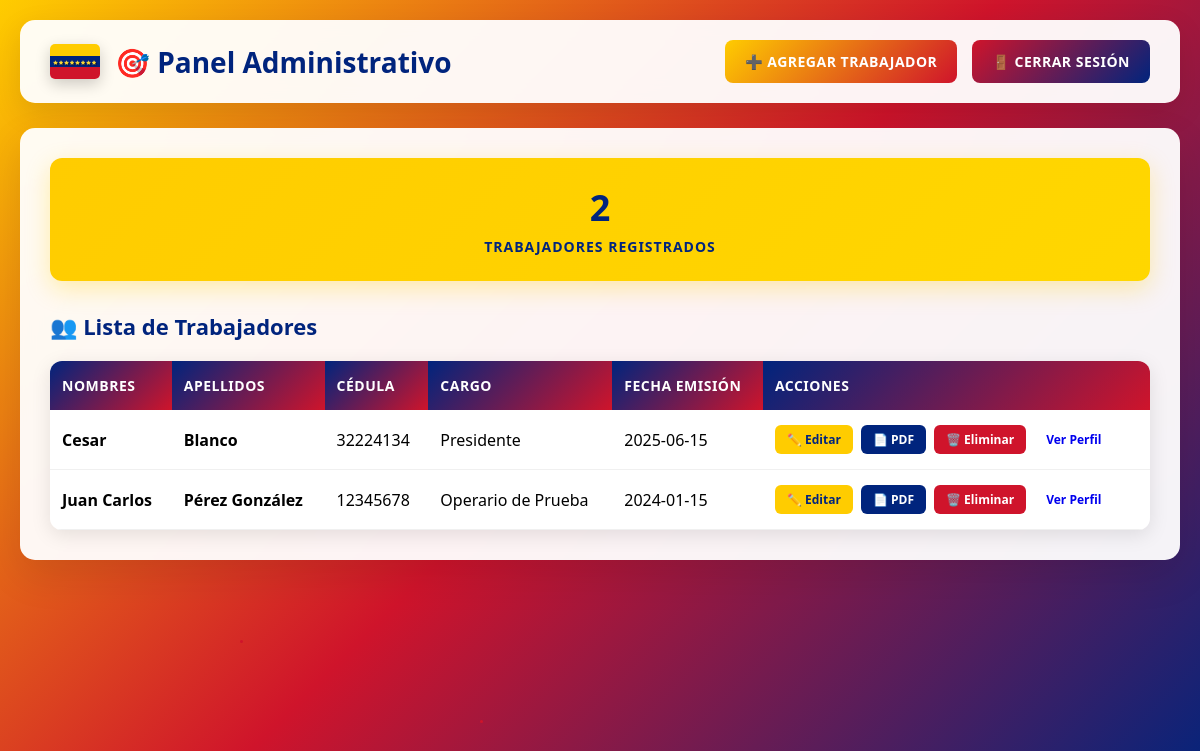
Screenshot of /admin/dashboard (signed in) with the database file from the repository.
### tables this page shows
CREATE TABLE personas
             (id TEXT PRIMARY KEY, nombres TEXT, apellidos TEXT, cedula TEXT, fecha_emision TEXT, cargo TEXT);

### app.py (the view)
@app.route('/admin/dashboard')
@login_required
def admin_dashboard():
    conn = get_db_connection()
    personas = conn.execute("SELECT * FROM personas ORDER BY apellidos, nombres").fetchall()
    conn.close()
    return render_template('admin_dashboard.html', personas=personas)

### app.py (called while the page is built)
def get_db_connection():
    conn = sqlite3.connect('personas.db')
    conn.row_factory = sqlite3.Row  # Para acceder por nombre de columna
    return conn

def login_required(f):
    @wraps(f)
    def decorated_function(*args, **kwargs):
        if 'logged_in' not in session:
            flash('Debes iniciar sesión para acceder al panel administrativo', 'error')
            return redirect(url_for('admin_login'))
        return f(*args, **kwargs)
    return decorated_function

### templates/admin_dashboard.html (shortened to what this page needs)
<!DOCTYPE html>
<html lang="es">
<head>
</head>
<body>
    <div class="floating-particles">
        <div class="particle"></div>
        <div class="particle"></div>
    </div>
    <div class="header">
        <div class="header-left">
            <div class="venezuela-flag"></div>
            <h1>🎯 Panel Administrativo</h1>
        </div>
        <div class="header-right">
            <a href="{{ url_for('agregar_persona') }}" class="btn btn-primary">
                ➕ Agregar Trabajador
            </a>
            <a href="{{ url_for('admin_logout') }}" class="btn btn-danger">
                🚪 Cerrar Sesión
            </a>
        </div>
    </div>
    <div class="container">
        <div class="stats">
            <div class="stat-card">
                <div class="stat-number">{{ personas|length }}</div>
                <div class="stat-label">Trabajadores Registrados</div>
            </div>
        </div>
        <h2 class="section-title">
            👥 Lista de Trabajadores
        </h2>
        {% if personas %}
            <div class="table-container">
                <table>
                    <thead>
                        <tr>
                            <th>Nombres</th>
                            <th>Apellidos</th>
                            <th>Cédula</th>
                            <th>Cargo</th>
                            <th>Fecha Emisión</th>
                            <th>Acciones</th>
                        </tr>
                    </thead>
                    <tbody>
                        {% for persona in personas %}
                        <tr>
                            <td><strong>{{ persona[1] }}</strong></td>
                            <td><strong>{{ persona[2] }}</strong></td>
                            <td>{{ persona[3] }}</td>
                            <td>{{ persona[5] }}</td>
                            <td>{{ persona[4] }}</td>
                            <td>
                                <div class="actions">
                                    <a href="{{ url_for('editar_persona', persona_id=persona[0]) }}"
                                       class="btn-sm btn-edit">
                                        ✏️ Editar
                                    </a>
                                    <a href="{{ url_for('generar_pdf', persona_id=persona[0]) }}"
                                       class="btn-sm btn-pdf">
                                        📄 PDF
                                    </a>
                                    <a href="{{ url_for('eliminar_persona', persona_id=persona[0]) }}"
                                       class="btn-sm btn-delete"
                                       onclick="return confirm('¿Estás seguro de eliminar este trabajador?')">
                                        🗑️ Eliminar
                                    </a>
                                   <a href="{{ url_for('admin_ver_perfil', persona_id=persona[0]) }}" class="btn-sm btn-info">Ver Perfil</a>
                                </div>
                            </td>
                        </tr>
                        {% endfor %}
                    </tbody>
                </table>
            </div>
        {% endif %}
    </div>
</body>
</html>

### templates/admin_dashboard.html (style rules this page uses)
* { margin: 0; padding: 0; box-sizing: border-box; }
body { font-family: 'Segoe UI', Tahoma, Geneva, Verdana, sans-serif; background: linear-gradient(135deg, #FFCC00 0%, #CF142B 50%, #00247D 100%); min-height: 100vh; padding: 20px; }
.header { background: rgba(255, 255, 255, 0.95); backdrop-filter: blur(10px); padding: 20px 30px; border-radius: 15px; margin-bottom: 25px; box-shadow: 0 10px 30px rgba(0, 0, 0, 0.1); display: flex; justify-content: space-between; align-items: center; flex-wrap: wrap; gap: 15px; }
.header-left { display: flex; align-items: center; gap: 15px; }
.venezuela-flag { width: 50px; height: 35px; border-radius: 5px; background: linear-gradient(to bottom, #FFCC00 0%, #FFCC00 33.33%, #00247D 33.33%, #00247D 66.66%, #CF142B 66.66%, #CF142B 100%); box-shadow: 0 5px 15px rgba(0, 0, 0, 0.2); position: relative; }
.venezuela-flag::after { content: '⭐⭐⭐⭐⭐⭐⭐⭐'; position: absolute; top: 50%; left: 50%; transform: translate(-50%, -50%); color: white; font-size: 4px; letter-spacing: 0.5px; text-shadow: 1px 1px 1px rgba(0, 0, 0, 0.5); }
h1 { color: #00247D; font-size: 28px; font-weight: 700; }
.header-right { display: flex; gap: 15px; align-items: center; }
.btn { padding: 12px 20px; border: none; border-radius: 8px; font-size: 14px; font-weight: 600; cursor: pointer; text-decoration: none; display: inline-flex; align-items: center; gap: 8px; transition: all 0.3s ease; text-transform: uppercase; letter-spacing: 0.5px; }
.btn-primary { background: linear-gradient(135deg, #FFCC00 0%, #CF142B 100%); color: white; }
.btn-danger { background: linear-gradient(135deg, #CF142B 0%, #00247D 100%); color: white; }
.container { background: rgba(255, 255, 255, 0.95); backdrop-filter: blur(10px); padding: 30px; border-radius: 15px; box-shadow: 0 15px 40px rgba(0, 0, 0, 0.1); }
.stats { display: grid; grid-template-columns: repeat(auto-fit, minmax(200px, 1fr)); gap: 20px; margin-bottom: 30px; }
.stat-card { background: linear-gradient(135deg, #FFCC00 0%, #ffd700 100%); color: #00247D; padding: 25px; border-radius: 12px; text-align: center; box-shadow: 0 8px 25px rgba(255, 204, 0, 0.3); transition: transform 0.3s ease; }
.stat-number { font-size: 36px; font-weight: 800; margin-bottom: 5px; }
.stat-label { font-size: 14px; font-weight: 600; text-transform: uppercase; letter-spacing: 1px; }
.section-title { color: #00247D; font-size: 22px; font-weight: 700; margin-bottom: 20px; display: flex; align-items: center; gap: 10px; }
.table-container { overflow-x: auto; border-radius: 12px; box-shadow: 0 5px 20px rgba(0, 0, 0, 0.1); }
table { width: 100%; border-collapse: collapse; background: white; }
th { background: linear-gradient(135deg, #00247D 0%, #CF142B 100%); color: white; padding: 15px 12px; text-align: left; font-weight: 600; font-size: 14px; text-transform: uppercase; letter-spacing: 0.5px; }
td { padding: 15px 12px; border-bottom: 1px solid #f0f0f0; vertical-align: middle; }
.actions { display: flex; gap: 8px; flex-wrap: wrap; }
.btn-sm { padding: 6px 12px; font-size: 12px; border-radius: 6px; text-decoration: none; font-weight: 600; transition: all 0.3s ease; }
.btn-edit { background: #FFCC00; color: #00247D; }
.btn-delete { background: #CF142B; color: white; }
.btn-pdf { background: #00247D; color: white; }
.floating-particles { position: fixed; top: 0; left: 0; width: 100%; height: 100%; pointer-events: none; z-index: -1; }
.particle { position: absolute; width: 3px; height: 3px; border-radius: 50%; animation: float 8s ease-in-out infinite; }
.particle:nth-child(2) { left: 20%; top: 80%; background: #CF142B; animation-delay: -2s; }
.particle:nth-child(5) { left: 40%; top: 90%; background: #CF142B; animation-delay: -3s; }

### rows the page displays
personas: nombres "Cesar", apellidos "Blanco", cedula "32224134", cargo "Presidente", fecha_emision "2025-06-15"
personas: nombres "Juan Carlos", apellidos "Pérez González", cedula "12345678", cargo "Operario de Prueba", fecha_emision "2024-01-15"

### other values shown
{{ personas|length }} "2"
